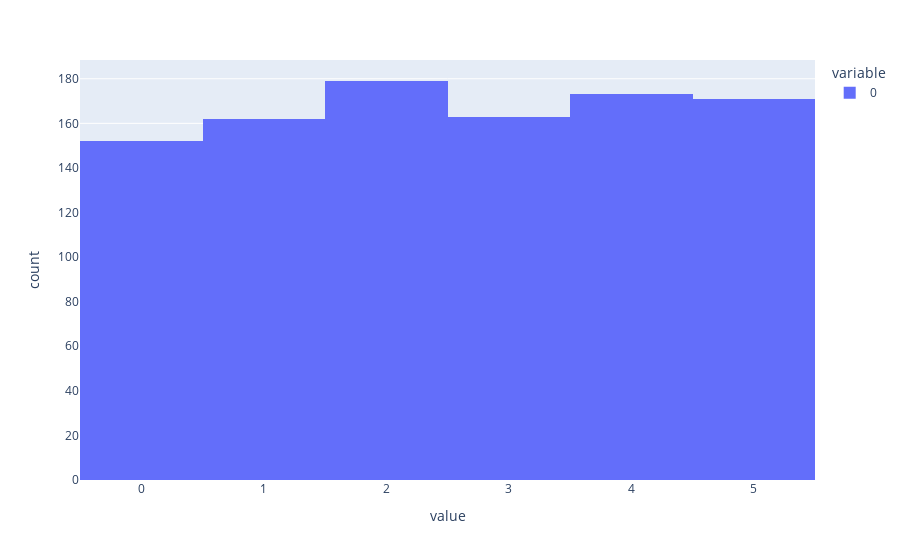

Here is the notebook cell this chart was saved with:
### Code cell
#A simple hist plot
fig = px.histogram(dice_1) 
#The number of bins in this case = 6 because thats the only possible number
#When you dont mention bins it will consider it by default
fig

### Figure 1 — Plotly figure (JSON) as saved in the notebook; plotly's stock layout.template omitted (floating-point values rounded to 4 significant figures; data arrays with more than 128 entries replaced by an {"elided": "..."} marker saying what was removed)
{"data": [{"alignmentgroup": "True", "bingroup": "x", "hovertemplate": "variable=0<br>value=%{x}<br>count=%{y}<extra></extra>", "legendgroup": "0", "marker": {"color": "#636efa", "pattern": {"shape": ""}}, "name": "0", "offsetgroup": "0", "orientation": "v", "showlegend": true, "type": "histogram", "x": {"elided": "1000 int values"}, "xaxis": "x", "yaxis": "y"}], "layout": {"barmode": "relative", "legend": {"title": {"text": "variable"}, "tracegroupgap": 0}, "margin": {"t": 60}, "xaxis": {"anchor": "y", "domain": [0, 1], "title": {"text": "value"}}, "yaxis": {"anchor": "x", "domain": [0, 1], "title": {"text": "count"}}}}
